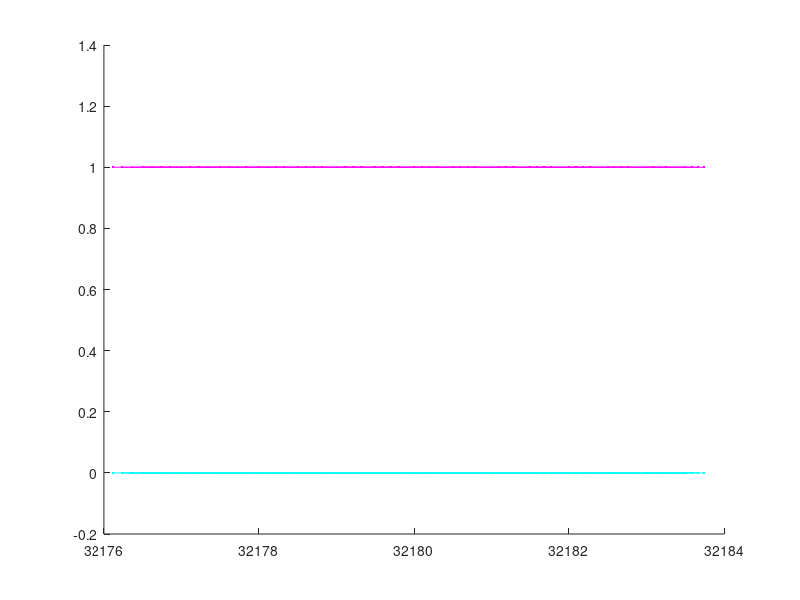

Reproduce this figure in MATLAB.
function dft_theor()

  # DFT [ A*exp(-t/t0).*sin(w0*t+p) ] = ?



  # parameters
  A  = 0.892;       # signal amplitude
  n  = 0;           # noise amplitude
  f0  = 32.18e3;    # frequency
  w0  = 2*pi*f0;
  p  = 0.23;        # phase
  t0 = 0.521;       # tau

  T  = 1.54;
  N  = 2^18;      # number of points

  minf = f0-4;
  maxf = f0+4;


  figure; clf; hold on

  for T = 2:0.01:2.03

    # build model
    t = linspace(0,T,N);
    y = A*exp(-t/t0).*sin(w0*t+p) + n*(2*rand(size(t))-1);

    # make fft
    f = linspace(0,(N-1)/T, N);
    w = 2*pi*f;
    z = 2*fft(y)/N;

    ii = find(f>minf & f<maxf);

    # constant scaling factor which depends on boundary conditions 
    t1 = 0;
    t2 = T;
    w0 = w0*(1 + 1/N);
    kk = exp(1i*w0*t2 - t2/t0) - exp(1i*w0*t1-t1/t0);

    # analitic function for 1/dft
    u = ( (w0-w(ii))*1i - 1/t0)/kk * exp(1i*(pi/2-p)) * T/A;

    plot(f(ii), real(z(ii).*u), 'm.-')
    plot(f(ii), imag(z(ii).*u), 'c.-')

  end



end
